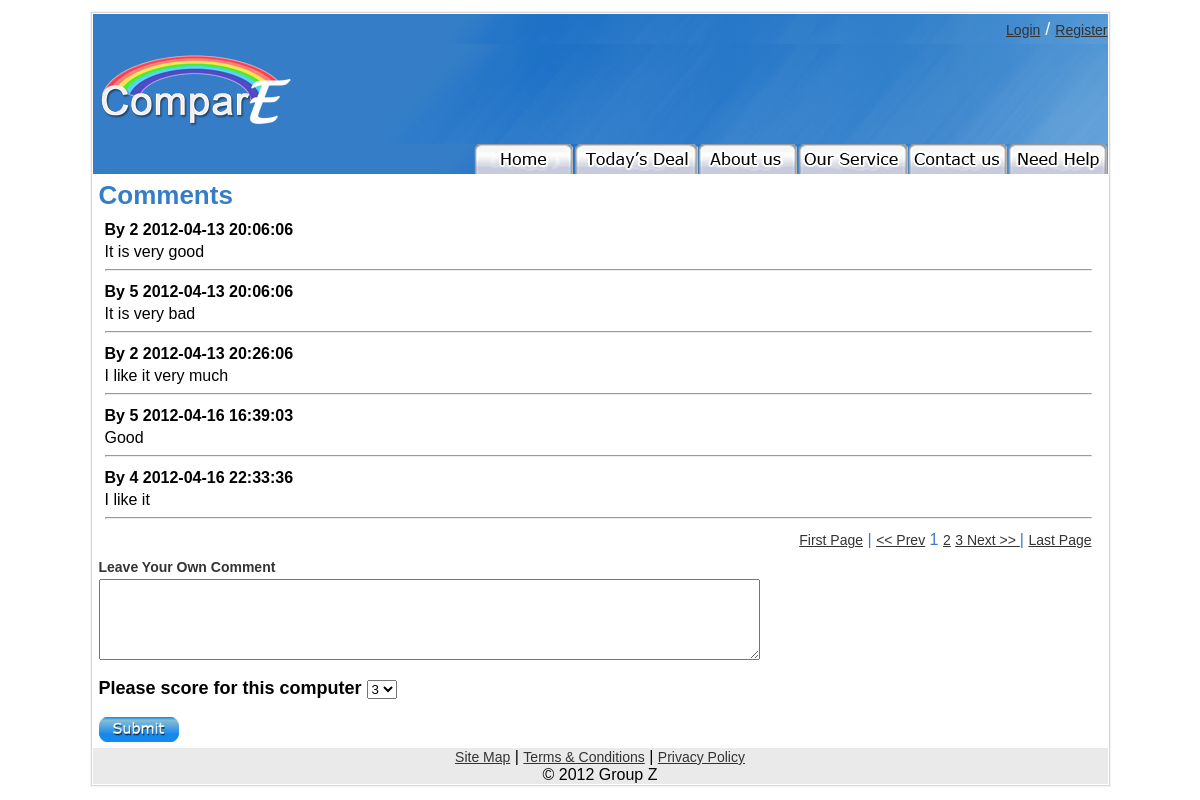
The page /product_mobile.php on the database its author committed.
### tables this page shows
CREATE TABLE IF NOT EXISTS `comment` (
  `commentid` int(10) unsigned NOT NULL AUTO_INCREMENT,
  `productid` varchar(100) NOT NULL,
  `memberid` int(10) unsigned NOT NULL,
  `content` text NOT NULL,
  `time` datetime NOT NULL,
  PRIMARY KEY (`commentid`),
  KEY `productid` (`productid`)
);

### product_mobile.php (the view, shortened to what this page needs)
<?php
require_once("header.php");
require_once("form.php");
require_once("footer.php");
 $conn = db_connect();
if(isset($_SESSION['login_type']))
{
   noSelectedHeader($_SESSION['login_type']);
} else {
   noSelectedHeader('');
}
$perpagenum = 5;
require_once("pages.php");
	echo "
	<tr>
                  <td colspan=\"3\" class=\"html_heading\"><span class=\"FIRST_HEADING\">Comments</span></td>
                </tr>
	<tr>
                  <td colspan=\"3\"><table width=\"999\" border=\"0\">
                    <tr>
                      <td width=\"1004\">
					  <table width=\"993\" border=\"0\">";
$result = $conn->query("select * from comment limit $startnum, $perpagenum");
					  while($row = $result->fetch_array()) {
                  echo "<tr>
                          <td width=\"998\" valign=\"top\" class=\"TABLE_LEFT\"><strong>By ".$row["memberid"]."    ".$row["time"]." </strong></td>
                        </tr>
                        <tr>
                          <td valign=\"top\">".$row["content"]." <hr /></td>
                        </tr>
				  ";
						}
	echo $key;
		echo "
                      </table></td>
                    </tr>
                  </table></td>
                </tr>
                <tr>
                  <td colspan=\"3\" valign=\"top\" class=\"FIRST_HEADING\"><a name=\"leaveComment\">Leave Your Own Comment  </a>                  </td>
                </tr>
				<tr>
                  <td colspan=\"3\"><form id=\"form1\" name=\"form1\" method=\"post\" action=\"product_mobile.php\">
                    <label>
                      <textarea name=\"textarea\" cols=\"80\" rows=\"5\"></textarea>
                      </label>
					<p class=\"NOTICE\">
                      <label>Please score for this computer
                      <select name=\"select\">
                        <option>0</option>
                        <option>1</option>
                        <option>2</option>
                        <option selected=\"selected\">3</option>
                        <option>4</option>
                        <option>5</option>
                      </select>
                      </label>
                    </p>
                    <a href=\"\" target\_top\" onClick=\"MM_nbGroup('down','group1','Submit','',1)\"
					onMouseOver=\"MM_nbGroup('over','Submit','images/submit-clicked.png','',1)\" onMouseOut=\"MM_nbGroup('out')\">
					<input type=\"image\" src=\"images/submit.png\" name=\"Submit\" width=\"80\" height=\"25\" border=\"0\" align=\"left\" id=\"Home\"/></a>
                  </form>
				  </td>
                </tr>
              </table></td>
            </tr>
          </table></td>
        </tr>
	";
?>

### styles/mystyle.css (style rules this page uses)
body { background-color: #FFFFFF; font-family: Arial, Helvetica, sans-serif; font-size: 14px; font-weight: bold; }
a { color: #333333; font-size: 14px; }
.FIRST_HEADING { font-family: Arial, Helvetica, sans-serif; font-size: 26px; color: #357ec7; text-decoration: none; font-weight: bold; }
.TABLE_LEFT { font-family: Arial, Helvetica, sans-serif; font-size: 16px; font-weight: bold; }
.NOTICE { font-family: Arial, Helvetica, sans-serif; font-size: 18px; font-weight: bold; }

### rows shown on the page
comment: memberid "2", time "2012-04-13 20:06:06", content "It is very good"
comment: memberid "5", time "2012-04-13 20:06:06", content "It is very bad"
comment: memberid "2", time "2012-04-13 20:26:06", content "I like it very much"
comment: memberid "5", time "2012-04-16 16:39:03", content "Good"
comment: memberid "4", time "2012-04-16 22:33:36", content "I like it"

### other values the page prints
$name "Login Register"
